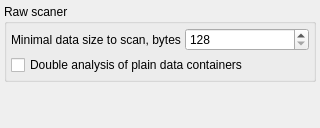
<?xml version="1.0" encoding="UTF-8"?>
<ui version="4.0">
 <class>PluginsOptions</class>
 <widget class="QWidget" name="PluginsOptions">
  <property name="geometry">
   <rect>
    <x>0</x>
    <y>0</y>
    <width>320</width>
    <height>128</height>
   </rect>
  </property>
  <property name="windowTitle">
   <string>Plugins</string>
  </property>
  <layout class="QVBoxLayout">
   <property name="spacing">
    <number>4</number>
   </property>
   <property name="margin">
    <number>4</number>
   </property>
   <item>
    <widget class="QGroupBox" name="groupBox">
     <property name="title">
      <string>Raw scaner</string>
     </property>
     <layout class="QVBoxLayout">
      <property name="spacing">
       <number>4</number>
      </property>
      <property name="margin">
       <number>4</number>
      </property>
      <item>
       <layout class="QHBoxLayout">
        <property name="spacing">
         <number>4</number>
        </property>
        <property name="margin">
         <number>0</number>
        </property>
        <item>
         <widget class="QLabel" name="label">
          <property name="sizePolicy">
           <sizepolicy hsizetype="Preferred" vsizetype="Preferred">
            <horstretch>0</horstretch>
            <verstretch>0</verstretch>
           </sizepolicy>
          </property>
          <property name="text">
           <string>Minimal data size to scan, bytes</string>
          </property>
         </widget>
        </item>
        <item>
         <widget class="QSpinBox" name="rawMinSizeValue">
          <property name="minimum">
           <number>128</number>
          </property>
          <property name="maximum">
           <number>1024</number>
          </property>
         </widget>
        </item>
       </layout>
      </item>
      <item>
       <widget class="QCheckBox" name="rawPlainDoubleAnalysis">
        <property name="toolTip">
         <string>&lt;b&gt;Warning!&lt;/b&gt; This may cause big amount of duplicates while searching in raw data</string>
        </property>
        <property name="text">
         <string>Double analysis of plain data containers</string>
        </property>
       </widget>
      </item>
     </layout>
    </widget>
   </item>
   <item>
    <spacer name="verticalSpacer">
     <property name="orientation">
      <enum>Qt::Vertical</enum>
     </property>
     <property name="sizeHint" stdset="0">
      <size>
       <width>0</width>
       <height>0</height>
      </size>
     </property>
    </spacer>
   </item>
  </layout>
 </widget>
 <resources/>
 <connections/>
</ui>
